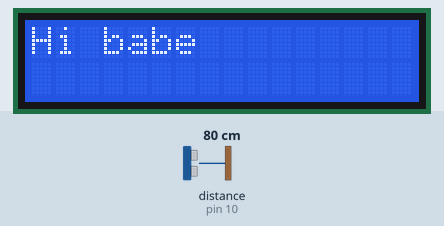
Bench run of a sketch on a simulated Arduino Uno, built with avr-gcc and run on an emulated ATmega328P. On the bench: 16×2 character LCD. Wiring (inferred from the names in the program): ultrasonic range finder: trigger pin 9; echo pin 10. The test bench sets the inputs (shaded band); at power-on: distance to the obstacle (sensor on pin 10) 80 cm. The echo pulse lasts 58.3 µs per cm; what the sketch prints to the serial monitor is not drawn.

Above: at 1.2 s.
1.3 s: distance to the obstacle (sensor on pin 10) set to 17 cm
5.4 s: distance to the obstacle (sensor on pin 10) set to 14 cm
At 6.9 s:
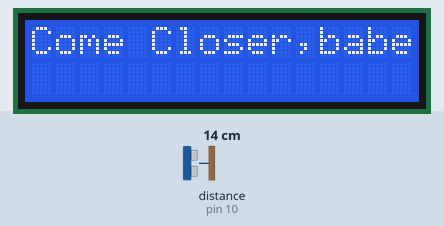
9.5 s: distance to the obstacle (sensor on pin 10) set to 18 cm
At 11.1 s:
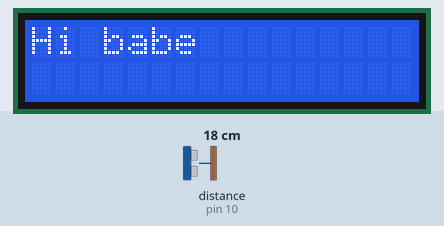
13.6 s: distance to the obstacle (sensor on pin 10) set to 2 cm
At 15.1 s:
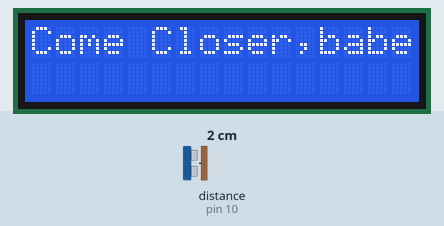
Timing chart, 0 to 16.6 s (numbered marks = the images above; inputs shaded):
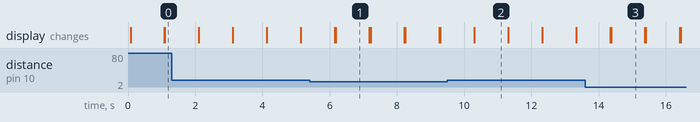

Measured:
- the behaviour switches between 16 and 15 cm on distance to the obstacle (sensor on pin 10) (found by bisection; images 0 and 1)
- after the input at 5.4 s, the display: first differs from a run without the input after 0.78 s (image 1)
- after the input at 9.5 s, the display: first differs from a run without the input after 0.80 s (image 2)
- after the input at 13.6 s, the display: first differs from a run without the input after 0.77 s (image 3)
- what the display in image 1 shows lasts 1.0 s, from 6.2 s to 7.2 s

The sketch:

dhakar_pola.ino
```cpp
/* Sonar Distance Measurement Code by MASLab
                   www.maslab.org            */
#include <Wire.h>
#include <LiquidCrystal_I2C.h>

LiquidCrystal_I2C lcd(0x27, 16, 2);

const int trigPin = 9;                // Pin that the Trig pin is attached to
const int echoPin = 10;               // Pin that the Potentiometer is attached to
long duration;                        // Variable to store the duration
int distance;                         // Variable to store the distance

void setup() {                        // The setup function runs once when you press reset/power the board
  pinMode(trigPin, OUTPUT);           // Sets the trigPin as an Output
  pinMode(echoPin, INPUT);            // Sets the echoPin as an Input
  Serial.begin(9600);
  lcd.init();
  lcd.backlight();
}

void loop() {                         // The loop routine runs over and over again forever
  lcd.clear();
  lcd.setCursor(0, 0);
  digitalWrite(trigPin, LOW);         // Pull the trig pin to low
  delayMicroseconds(2);               // Wait for 2 microseconds
  digitalWrite(trigPin, HIGH);        // Set the trig pin to high
  delayMicroseconds(10);              // Waits for 10 microseconds
  digitalWrite(trigPin, LOW);         // Pulls the trig pin to low again
  duration = pulseIn(echoPin, HIGH);  // Measures the duration using pulseIn function
  distance = duration * 0.034 / 2;    // Convert duration to distance
  Serial.print("Distance: ");         // Serial print
  Serial.println(distance);// Serial prints distance
  if(distance<15){
    lcd.print("Come Closer,babe.You are 15 cm far");
    delay(1000);
  }
   else
  {
    lcd.print("Hi babe");
    delay(1000);
  }


}
```
